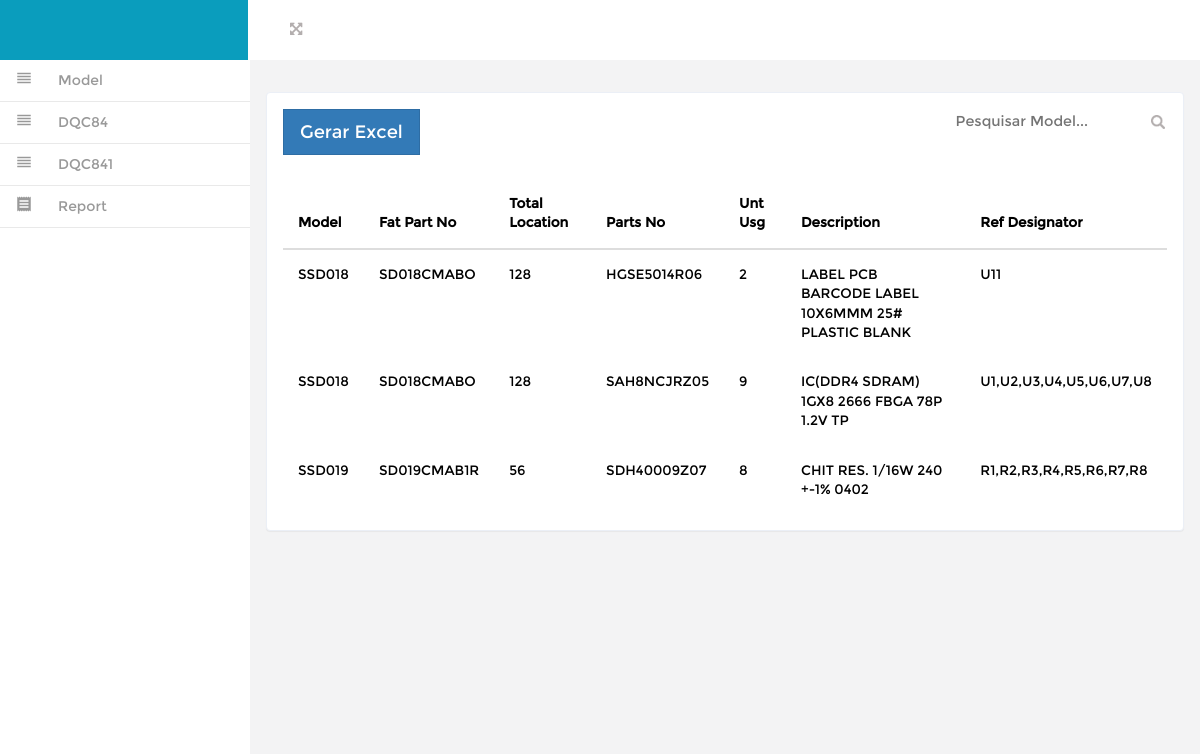
The app's page /report.php with its own data.
### tables this page shows
CREATE TABLE `dqcmodel` (
  `ID` int(11) NOT NULL,
  `MODEL` varchar(10) NOT NULL
);

CREATE TABLE `dqc84` (
  `ID` int(11) NOT NULL,
  `MODEL` int(11) NOT NULL,
  `FAT_PART_NO` varchar(15) NOT NULL,
  `TOTAL_LOCATION` int(11) NOT NULL,
  `UPDATE_DT` timestamp NOT NULL DEFAULT current_timestamp(),
  `CREATE_DT` timestamp NOT NULL DEFAULT current_timestamp()
);

CREATE TABLE `dqc841` (
  `ID` int(11) NOT NULL,
  `FAT_PART_NO` int(11) NOT NULL,
  `PARTS_NO` varchar(15) NOT NULL,
  `UNT_USG` int(11) NOT NULL,
  `DESCRIPTION` longtext NOT NULL,
  `REF_DESIGNATOR` longtext DEFAULT NULL,
  `UPDATE_DT` timestamp NOT NULL DEFAULT current_timestamp(),
  `CREATE_DT` timestamp NOT NULL DEFAULT current_timestamp()
);

### report.php (the view, shortened to what this page needs)
<?php
include("connection.php");
include("sidebar.php");
?>
<!DOCTYPE HTML>
<html>
<head>
     <div id="page-wrapper" class="gray-bg dashbard-1" style="background-color:#F3F3F4">
<div class="content-main">
       <div class="blank">
            <div class="blank-page">
     <div class="bs-example2 bs-example-padded-bottom">
     <a href="gerarExcel.php"> <button type="submit" class="btn btn-primary btn-lg"> Gerar Excel </button></a>
    <form class=" navbar-left-right" method="post" style="float:right;">
              <input type="text"  name="busca" placeholder="Pesquisar Model...">
              <input type="submit"  value="" class="fa fa-search">
            </form>
    <?php
      if(isset($_POST["busca"])){
        $busca   = $_POST["busca"];
        $_SESSION['busca'] = $busca;
        if($busca == ""){
          echo "<script> alert('Invalido!'); location.href='cadastroModel.php'</script>";
        } else {
                  $select = $mysqli->query("SELECT DM.MODEL, DQ.FAT_PART_NO,  DQ.TOTAL_LOCATION, DC.PARTS_NO, DC.UNT_USG, DC.DESCRIPTION, DC.REF_DESIGNATOR
                  FROM DQCMODEL AS DM
                  INNER JOIN DQC84 AS DQ ON DM.ID= DQ.MODEL
                  INNER JOIN DQC841 AS DC ON DQ.ID= DC.FAT_PART_NO WHERE DM.MODEL LIKE '$busca%' ");
                  $row = $select->num_rows;
                }
      }else{
       $select = $mysqli->query("SELECT DM.MODEL, DQ.FAT_PART_NO,  DQ.TOTAL_LOCATION, DC.PARTS_NO, DC.UNT_USG, DC.DESCRIPTION, DC.REF_DESIGNATOR
       FROM DQCMODEL AS DM
       INNER JOIN DQC84 AS DQ ON DM.ID= DQ.MODEL
       INNER JOIN DQC841 AS DC ON DQ.ID= DC.FAT_PART_NO");
        $row = $select->num_rows;
      }
    ?>
<br/>
<table class="table table-hover">
  <thead>
    <tr>
        <th scope="col">Model</th>
        <th scope="col">Fat Part No</th>
        <th scope="col">Total Location</th>
        <th scope="col">Parts No</th>
        <th scope="col">Unt Usg</th>
        <th scope="col">Description</th>
        <th scope="col">Ref Designator</th>
    </tr>
  </thead>
  <tbody>
     <?php
        if($row > 0){
          while($get = $select->fetch_array()){
      ?>
     <tr>
        <td><?=$get["MODEL"]?></td>
        <td><?=$get["FAT_PART_NO"]?></td>
        <td><?=$get["TOTAL_LOCATION"]?></td>
        <td><?=$get["PARTS_NO"]?></td>
        <td><?=$get["UNT_USG"]?></td>
        <td><?=$get["DESCRIPTION"]?></td>
        <td><?=$get["REF_DESIGNATOR"]?></td>
      </tr>
<?php
        }
      }
?>
  </tbody>
</table>
	        </div>
      </div>
 </div>
</body>
</html>

### css/w3.css (style rules this page uses)
*,*:before,*:after { box-sizing:inherit }
html { -ms-text-size-adjust:100%;-webkit-text-size-adjust:100% }
body { margin:0 }
a { background-color:transparent;-webkit-text-decoration-skip:objects }
button,input,select,textarea { font:inherit;margin:0 }
button,input { overflow:visible }
button,select { text-transform:none }
button,html [type=button],[type=reset],[type=submit] { -webkit-appearance:button }
html,body { font-family:Verdana,sans-serif;font-size:15px;line-height:1.5 }
html { overflow-x:hidden }
a { color:inherit }
@media (min-width:601px) { ,.w3-quarter { width:49.99999% } }
@media (min-width:601px) { ,.w3-login { width:99.99999% } }
@media (min-width:601px) { , .w3-col.m9,.w3-threequarter { width:24.99999% } }

### css/style.css (style rules this page uses)
html, body { font-family:'Montserrat-Regular'; font-size: 100%; background:#F3F3F4; overflow-x: hidden; }
body a { transition:0.5s all; -webkit-transition:0.5s all; -moz-transition:0.5s all; -o-transition:0.5s all; -ms-transition:0.5s all; }
@media (min-width: 768px) { #page-wrapper { position: inherit; margin: 0 0 0 240px; min-height: 1000px; } }
.content-main { background-color: #F3F3F4; padding-top: 1em; }
.navbar-left-right { float: left; margin-left: 6%; }
.navbar-left-right input[type="text"] { background: none; border: none; outline: none; color:#B3AEAE; font-size: 0.9em; }
.navbar-left-right input[type="submit"] { background: url(../images/search.png) 0px 2px no-repeat; width:16px; height:16px; border: none; outline: none; color:#B3AEAE; font-size: 0.9em; }
.blank { padding: 1em; min-height: 650px; }
.blank-page { padding: 1em; background: #fff; border: 1px solid #ebeff6; border-radius: 4px; -webkit-border-radius: 4px; -o-border-radius: 4px; -moz-border-radius: 4px; -ms-border-radius: 4px; -webkit-box-shadow: 0 1px 1px rgba(0,0,0,.05); box-shadow: 0 1px 1px rgba(0,0,0,.05); }
.btn { border-radius: 0px; outline: none; }
.table td, .table>tbody>tr>td, .table>tbody>tr>th, .table>tfoot>tr>td, .table>tfoot>tr>th, .table>thead>tr>td, .table>thead>tr>th { padding: 15px !important; font-size: 0.85em; border-top: none !important; }
th { color:black !important; }
td { color:black !important; }
input { color:black !important; }
.table { margin-bottom: 0; }

### css/custom.css (style rules this page uses)
#page-wrapper { min-height: 568px; }
@media (min-width:768px) { #page-wrapper { position: inherit; margin: 0 0 0 250px; } }

### records on screen
dqcmodel: MODEL "SSD018", dqc84.FAT_PART_NO "SD018CMABO", dqc84.TOTAL_LOCATION "128", dqc841.PARTS_NO "HGSE5014R06", dqc841.UNT_USG "2", dqc841.DESCRIPTION "LABEL PCB BARCODE LABEL 10X6MMM 25# PLASTIC BLANK", dqc841.REF_DESIGNATOR "U11", dqc841.PARTS_NO "SAH8NCJRZ05", dqc841.UNT_USG "9", dqc841.DESCRIPTION "IC(DDR4 SDRAM) 1GX8 2666 FBGA 78P 1.2V TP", dqc841.REF_DESIGNATOR "U1,U2,U3,U4,U5,U6,U7,U8"
dqcmodel: MODEL "SSD019", dqc84.FAT_PART_NO "SD019CMAB1R", dqc84.TOTAL_LOCATION "56", dqc841.PARTS_NO "SDH40009Z07", dqc841.UNT_USG "8", dqc841.DESCRIPTION "CHIT RES. 1/16W 240 +-1% 0402", dqc841.REF_DESIGNATOR "R1,R2,R3,R4,R5,R6,R7,R8"
